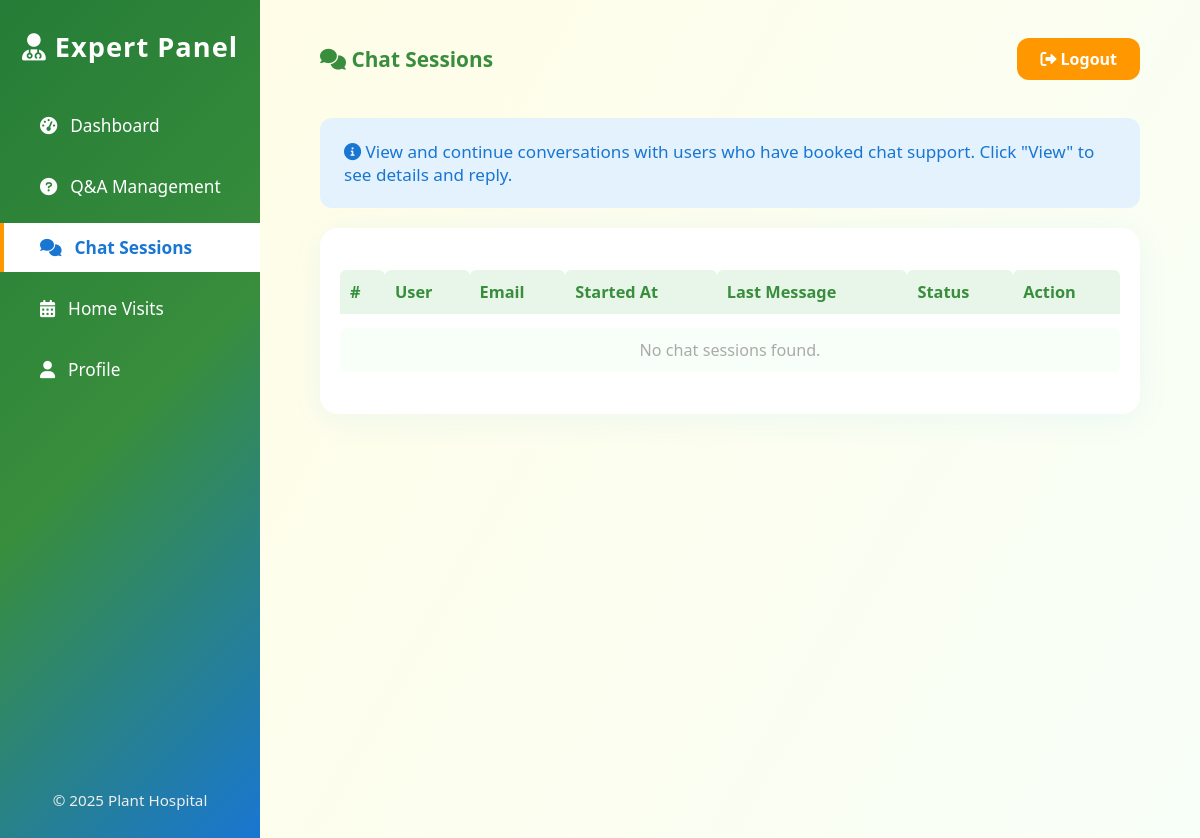
/expert/chat-sessions (signed in), run on an earlier commit of the app's database.
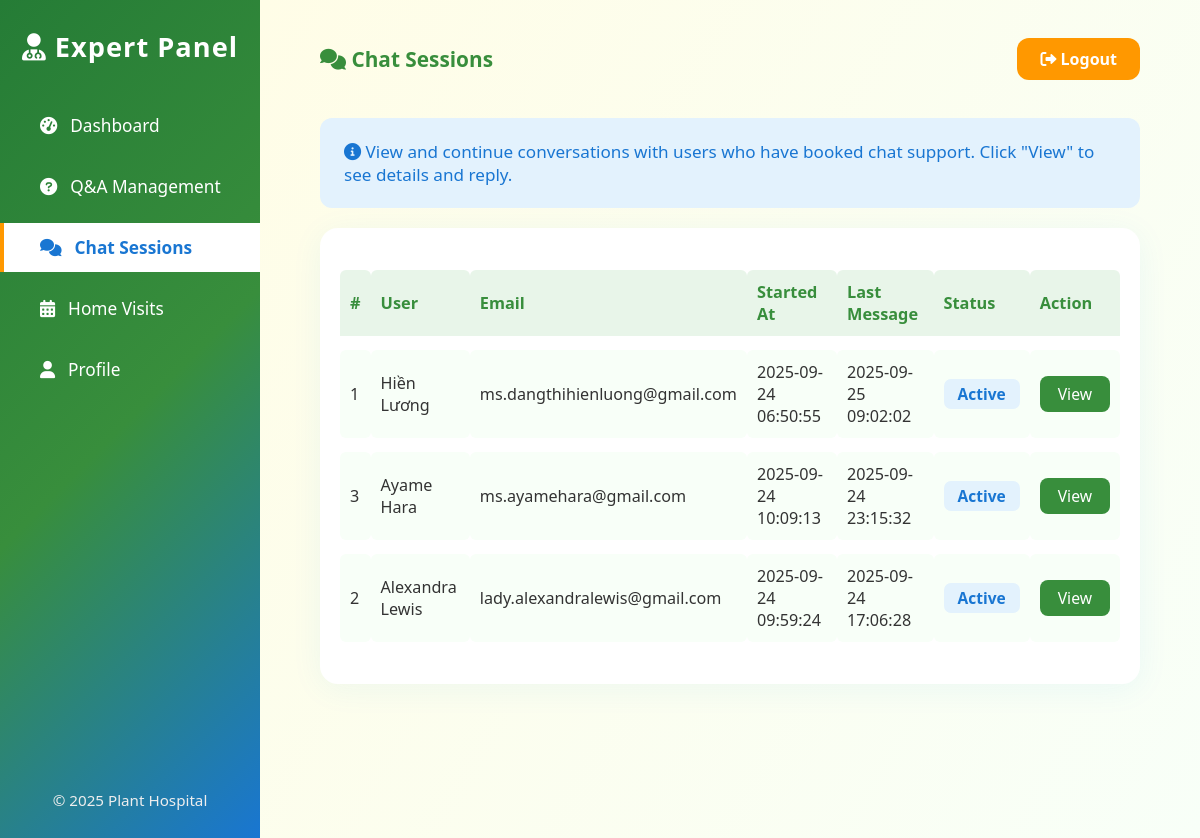
And on a later commit of the database.
### tables this page shows
CREATE TABLE chat_session (
    id INTEGER PRIMARY KEY AUTOINCREMENT,
    user_id INTEGER NOT NULL,
    expert_id INTEGER NOT NULL,
    started_at TIMESTAMP DEFAULT CURRENT_TIMESTAMP,
    last_message_at TIMESTAMP DEFAULT CURRENT_TIMESTAMP,
    status TEXT DEFAULT 'active',
    FOREIGN KEY(user_id) REFERENCES user(id),
    FOREIGN KEY(expert_id) REFERENCES experts(id)
);

CREATE TABLE user (
  id INTEGER PRIMARY KEY AUTOINCREMENT,
  username TEXT UNIQUE NOT NULL,
  email TEXT UNIQUE NOT NULL,
  password TEXT NOT NULL,
  created_at TIMESTAMP NOT NULL DEFAULT CURRENT_TIMESTAMP
);

### flaskr/expert.py (the view)
@bp.route('/chat-sessions')
@expert_required
def chat_sessions():
    db = get_db()
    expert_id = session.get('expert_id')
    sessions = db.execute(
        '''
        SELECT cs.id, cs.started_at, cs.last_message_at, cs.status, u.username, u.email
        FROM chat_session cs
        JOIN user u ON cs.user_id = u.id
        WHERE cs.expert_id = ?
        ORDER BY cs.last_message_at DESC
        ''',
        (expert_id,)
    ).fetchall()
    return render_template('expert/chat_sessions.html', sessions=sessions)

### flaskr/auth.py (called while the page is built)
@bp.before_app_request
def load_logged_in_user():
    user_id = session.get('user_id')
    if user_id is None:
        g.user = None
    else:
        g.user = get_db().execute(
            'SELECT * FROM user WHERE id = ?', (user_id,)
        ).fetchone()

### flaskr/db.py (called while the page is built)
def get_db():
    if 'db' not in g:
        g.db = sqlite3.connect(
            current_app.config['DATABASE'],
            detect_types=sqlite3.PARSE_DECLTYPES
        )
        g.db.row_factory = sqlite3.Row
    return g.db

### flaskr/expert.py (called while the page is built)
def expert_required(view):
    from functools import wraps
    def wrapped_view(**kwargs):
        if not session.get('is_expert'):
            return redirect(url_for('auth.login_expert'))
        return view(**kwargs)
    return wraps(view)(wrapped_view)

### flaskr/templates/expert/chat_sessions.html (shortened to what this page needs)
<!DOCTYPE html>
<html lang="en">
  <head>
    <link
      rel="stylesheet"
      href="https://cdnjs.cloudflare.com/ajax/libs/font-awesome/6.0.0-beta3/css/all.min.css"
    />
  </head>
  <body>
    <div class="dashboard-container">
      <aside class="sidebar">
        <div class="logo"><i class="fas fa-user-md"></i> Expert Panel</div>
        <nav>
          <a href="{{ url_for('expert_dashboard') }}"
            ><i class="fas fa-tachometer-alt"></i> Dashboard</a
          >
          <a href="{{ url_for('expert.questions') }}"
            ><i class="fas fa-question-circle"></i> Q&A Management</a
          >
          <a href="{{ url_for('expert.chat_sessions') }}" class="active"
            ><i class="fas fa-comments"></i> Chat Sessions</a
          >
          <a href="#"><i class="fas fa-calendar-alt"></i> Home Visits</a>
          <a href="#"><i class="fas fa-user"></i> Profile</a>
        </nav>
        <div class="sidebar-footer">&copy; 2025 Plant Hospital</div>
      </aside>
      <main class="main-content">
        <div class="dashboard-header">
          <div class="welcome">
            <i class="fas fa-comments"></i> Chat Sessions
          </div>
          <a href="{{ url_for('auth.logout') }}" class="logout-btn">
            <i class="fas fa-sign-out-alt"></i> Logout
          </a>
        </div>
        <div class="info-box">
          <i class="fas fa-info-circle"></i>
          View and continue conversations with users who have booked chat
          support. Click "View" to see details and reply.
        </div>
        <div class="table-wrapper">
          <table class="session-table">
            <tr>
              <th>#</th>
              <th>User</th>
              <th>Email</th>
              <th>Started At</th>
              <th>Last Message</th>
              <th>Status</th>
              <th>Action</th>
            </tr>
            {% for s in sessions %}
            <tr>
              <td>{{ s.id }}</td>
              <td>{{ s.username }}</td>
              <td>{{ s.email }}</td>
              <td>{{ s.started_at or '-' }}</td>
              <td>{{ s.last_message_at or '-' }}</td>
              <td>
                <span class="session-status {{ s.status|lower }}">
                  {{ s.status.capitalize() }}
                </span>
              </td>
              <td class="session-action">
                <a
                  href="{{ url_for('expert.chat_session_detail', session_id=s.id) }}"
                  class="btn-detail"
                  >View</a
                >
              </td>
            </tr>
            {% else %}
            <tr>
              <td colspan="7" style="text-align: center; color: #aaa">
                No chat sessions found.
              </td>
            </tr>
            {% endfor %}
          </table>
        </div>
      </main>
    </div>
  </body>
</html>

### flaskr/templates/expert/chat_sessions.html (style rules this page uses)
body { background: linear-gradient(120deg, #e3f2fd 0%, #e8f5e9 100%); font-family: "Segoe UI", Arial, sans-serif; margin: 0; min-height: 100vh; color: #333; }
.dashboard-container { display: flex; min-height: 100vh; }
.sidebar { width: 260px; background: linear-gradient( 135deg, #257c36 0%, #388e3c 50%, #1976d2 100% ); color: #fff; display: flex; flex-direction: column; padding: 28px 0; box-shadow: 2px 0 18px #2196f322; }
.sidebar .logo { font-size: 1.7rem; font-weight: 700; text-align: center; margin-bottom: 36px; letter-spacing: 1px; color: #fff; }
.sidebar nav { display: flex; flex-direction: column; gap: 12px; flex: 1; }
.sidebar a { color: #fff; text-decoration: none; padding: 13px 36px; font-size: 1.08rem; display: flex; align-items: center; gap: 13px; border-left: 4px solid transparent; transition: background 0.18s, border 0.18s, color 0.18s; }
.sidebar a.active, .sidebar a:hover { background: #fff; color: #1976d2; border-left: 4px solid #ff9800; font-weight: 600; }
.sidebar .sidebar-footer { margin-top: auto; text-align: center; font-size: 0.95rem; color: #eee; padding: 20px 0 0 0; }
.main-content { flex: 1; padding: 38px 5vw 0 5vw; background: linear-gradient(120deg, #fffde7 0%, #f8fff8 100%); min-height: 100vh; }
.dashboard-header { display: flex; justify-content: space-between; align-items: center; margin-bottom: 38px; }
.dashboard-header .welcome { font-size: 1.3rem; font-weight: 600; color: #388e3c; }
.dashboard-header .logout-btn { background: #ff9800; color: #fff; border: none; border-radius: 12px; padding: 10px 23px; font-weight: 600; font-size: 1rem; cursor: pointer; transition: background 0.2s; text-decoration: none; }
.info-box { background: #e3f2fd; border-radius: 12px; padding: 22px 24px; margin-bottom: 20px; color: #1976d2; font-size: 1.07rem; font-weight: 500; }
.table-wrapper { background: #fff; border-radius: 18px; box-shadow: 0 5px 32px #2196f311; padding: 28px 20px; overflow-x: auto; }
.session-table { width: 100%; border-collapse: separate; border-spacing: 0 14px; font-size: 1.01rem; }
.session-table th, .session-table td { padding: 11px 10px; text-align: left; }
.session-table th { background: #e8f5e9; color: #388e3c; font-size: 1.02rem; font-weight: 600; border-radius: 6px 6px 0 0; }
.session-table td { background: #f8fff8; border-radius: 6px; }
.session-status { font-weight: 600; border-radius: 7px; padding: 4px 14px; font-size: 0.97rem; }
.active { background: #e3f2fd; color: #1976d2; }
.session-action { text-align: center; }
.btn-detail { background: #388e3c; color: #fff; border: none; border-radius: 8px; padding: 7px 18px; font-size: 0.98rem; cursor: pointer; transition: background 0.18s; text-decoration: none; display: inline-block; }

What changed in the data, as far as the page shows it:
added chat_session: id "1", username "Hiền Lương", email "ms.dangthihienluong@gmail.com", started_at "2025-09-24 06:50:55", last_message_at "2025-09-25 09:02:02", status "Active"
added chat_session: id "3", username "Ayame Hara", email "ms.ayamehara@gmail.com", started_at "2025-09-24 10:09:13", last_message_at "2025-09-24 23:15:32", status "Active"
added chat_session: id "2", username "Alexandra Lewis", email "lady.alexandralewis@gmail.com", started_at "2025-09-24 09:59:24", last_message_at "2025-09-24 17:06:28", status "Active"
Also different on the page:
text no longer shown: "No chat sessions found."
